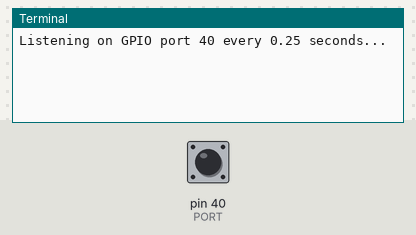
The program below on a simulated Raspberry Pi (header pin numbers). Parts: the last lines printed to the terminal. The test bench sets the inputs (shaded band); at power-on: pin 40 (PORT) LOW. The clock reads 2024-03-15 10:24:30 at power-on unless the program sets it.

Above: at 1.2 s.
1.3 s: pin 40 (PORT) pulled HIGH for 0.3 s
At 3.2 s:
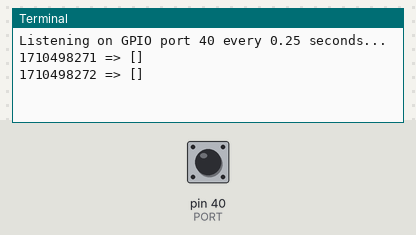
3.5 s: pin 40 (PORT) pulled HIGH for 1 s
At 5.1 s:
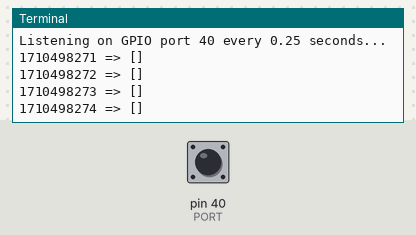
6.0 s: pin 40 (PORT) pulled HIGH for 0.3 s
At 7.7 s:
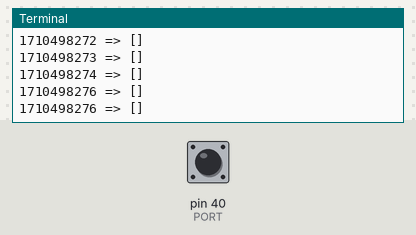

The program:

raspi_exec.py
```python
#!/usr/bin/env python
# -*- coding: utf-8 -*-

"""
Simple script used to listen for changes in
a specific GPIO portand send commands through
SSH to be executed by a remote server.
"""

from __future__ import print_function

import RPi.GPIO as GPIO

from os.path import isfile
from subprocess import Popen, check_output
from time import time, sleep

__git__ = 'https://github.com/n0513n/raspi_exec'

# Default command to execute
CMD = []

# GPIO port to keep watch
PORT = 40

# Custom commands to execute
CMD_CHECK = []
CMD_START = []

# Seconds to recheck condition
RECHECK = 0

# Seconds to wait every turn
WAIT = 0.25

# Initial boolean state
DEFAULT = False

# Main display; do not edit
SCREEN = "DISPLAY=:0"

# Try and import from file
if isfile('config.py'):
    print('Importing settings from "config.py"...')
    from config import *

def start_script():
    '''
    Keep watching for changes in the specified port.
    '''
    # Identify if running for the first time
    started = False

    # Before is a BOOLEAN state by default turned off
    before = False

    # Make sure the CMD_CHECK condition has been matched first
    check = False

    # Store start timestamp for later
    tstamp = time()

    # Ignore warning for now
    GPIO.setwarnings(False)

    # Use physical pin numbering
    GPIO.setmode(GPIO.BOARD)

    # Set pin PORT to be an input pin and set initial value to be pulled low (off)
    GPIO.setup(PORT, GPIO.IN, pull_up_down=GPIO.PUD_DOWN)

    # Start watching for changes on specified port
    print("Listening on GPIO port "+str(PORT)+" every "+str(WAIT)+" seconds...")

    while True: # keep running

      try: # ignore errors

        if CMD_CHECK:

            cond1 = (started == False or RECHECK)
            cond2 = (time()-tstamp >= RECHECK)

            if cond1 or cond2:

                if check_command(CMD_CHECK) == False:
                    started = False
                    while not started:
                        send_command(CMD_START, bg=True); sleep(1)
                        started = check_command(CMD_CHECK)
                    send_command(CMD) if DEFAULT else None

                tstamp = time()
                started = True

        now = GPIO.input(PORT)

        if (now != before):
            send_command(CMD); sleep(0.25)

        before = now
        sleep(WAIT)

      except Exception as e:
        #raise # <-- uncomment line if bug-hunting!
        print(str(e))
        sleep(WAIT)

def check_command(cmd, bg=False, quiet=False):
    '''
    Checks command output and optionally performs action.
    '''
    output = send_command(cmd, bg=bg)

    if isinstance(output, bytes): # Python3
        output = output.decode('utf8', 'ignore')

    try:    output = int(output) # True or False
    except: output = str(output) # 0==False, 1>=True

    cond_false = isinstance(output, str) and output.startswith("False")
    cond_true  = isinstance(output, str) and output.startswith("True")

    cond0 = isinstance(output, int) and output == 0
    cond1 = isinstance(output, int) and output >= 1

    if cond_false or cond0:
        return False
    elif cond_true or cond1:
        return True
    return None

def send_command(cmd, bg=False):
    '''
    Executes command as a foreground process by default.
    '''
    print(str(int(time()))+' => '+str(cmd))
    return Popen(cmd) if bg else check_output(cmd)

if __name__ == '__main__':
    start_script()
```

Measured:
- after the input at 1.3 s, the terminal: prints a new line after 0.20 s (image 1)
- after the input at 3.5 s, the terminal: prints a new line at once (image 2)
- after the input at 6.0 s, the terminal: prints a new line after 0.06 s (image 3)
